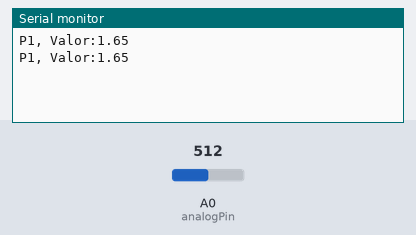
Simulated run of this sketch. Board: Arduino Uno, built with avr-gcc and run on an emulated ATmega328P. Shown: the last lines printed to the serial monitor. The test bench sets the inputs (shaded band); at power-on: A0 (analogPin) = 512.

Above: at 1.8 s.
1.9 s: A0 (analogPin) set to 716
At 2.8 s:
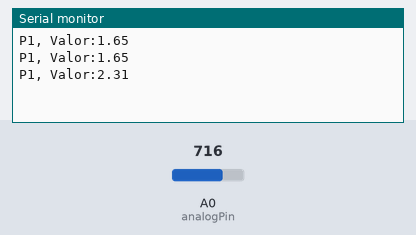
3.4 s: A0 (analogPin) set to 900
At 4.7 s:
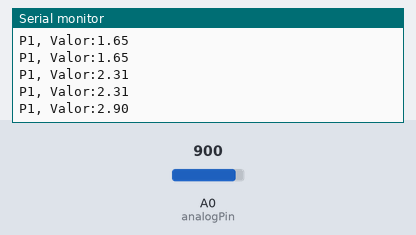
Timing chart, 0 to 6.4 s (numbered marks = the images above; inputs shaded):
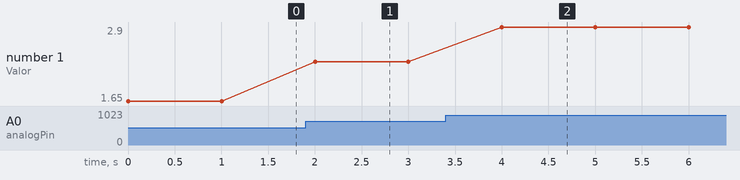

Measured:
- after the input at 1.9 s, the serial monitor: prints a new line after 0.10 s (image 1)
- after the input at 3.4 s, the serial monitor: prints a new line after 0.60 s (image 2)
- plotted number 1: 1.65 → 2.31 after the input at 1.9 s, 2.31 → 2.9 after the input at 3.4 s

The sketch:

PR1_tareas.ino
```cpp
//Practica 1
//Tarea 1
int analogPin=A0;
//SoftwareSerial Serial;

void setup() {
  // put your setup code here, to run once:
  pinMode(analogPin, INPUT);
  Serial.begin(9600);
}
float valor=0.0;
float anterior, actual;
void loop() {
  // put your main code here, to run repeatedly:
  anterior = millis();
  valor = analogRead(analogPin);
  valor = valor*3.3/1023;
  Serial.print("P1, Valor:");
  Serial.println(valor);
  actual = millis()-anterior;
  delay(1000-actual);
}
```
